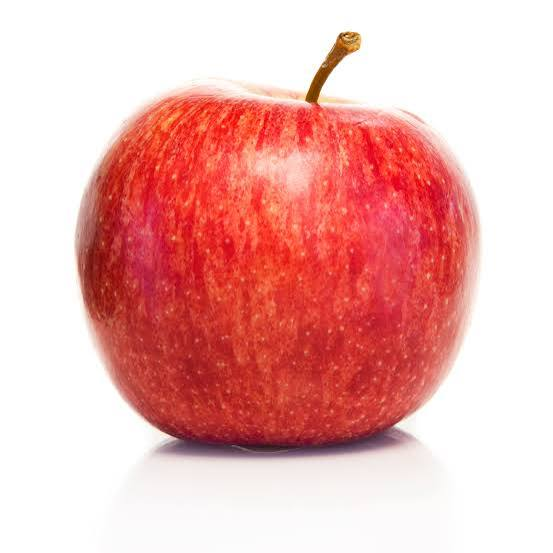
#> input picture materials/coursework/FCVG101_Task1B_BoMaNguon_Notebook/FCVG101_Task1B_Project/data/my_image.jpg, 553 x 553 px
$ python -i classical_cv.py   (imports and definitions only)   (older library calls are emulated)
#> lines starting #> are read from the running program, lines starting #| are printed output that depends on the picture; after the words box and inside, x2 and y2 are one past the last pixel; in counts of white or black regions, pixels touching at a corner belong together
"""Task 1B: filtering, Fourier, edge and feature matching helpers.

Includes transparent, reusable functions for an FCVG101 coursework project.
"""
from __future__ import annotations
from pathlib import Path
import cv2
import numpy as np


# [5 lines left out: function load_bgr, not called in this run]


def bgr_to_rgb(img):
    return cv2.cvtColor(img, cv2.COLOR_BGR2RGB)


def to_gray(bgr):
    return cv2.cvtColor(bgr, cv2.COLOR_BGR2GRAY)


# [85 lines left out: functions create_demo_scene, make_same_scene_variant, make_unrelated_scene, add_gaussian_noise, add_salt_pepper_noise, filtering_outputs and 1 more, not called in this run]


def psnr(ref,pred):
    e=mse(ref,pred)
    return float('inf') if e==0 else float(10*np.log10(255*255/e))


# [19 lines left out: function frequency_outputs, not called in this run]


def edges_outputs(gray, blur_kernel=5, sigma=1.2, low=80, high=160):
    smoothed=cv2.GaussianBlur(gray,(blur_kernel,blur_kernel),sigma)
    gx=cv2.Sobel(smoothed,cv2.CV_64F,1,0,ksize=3)
    gy=cv2.Sobel(smoothed,cv2.CV_64F,0,1,ksize=3)
    mag=np.hypot(gx,gy)
    orient=np.arctan2(gy,gx)
    canny=cv2.Canny(smoothed,low,high)
    return {'smoothed':smoothed,'gx':gx,'gy':gy,'magnitude':mag,
            'orientation':orient,'canny':canny}


# [36 lines left out: functions harris_points, sift_match, homography_inliers, draw_harris, not called in this run]

>>> import cv2
>>> picture = cv2.imread('../data/my_image.jpg', cv2.IMREAD_GRAYSCALE)
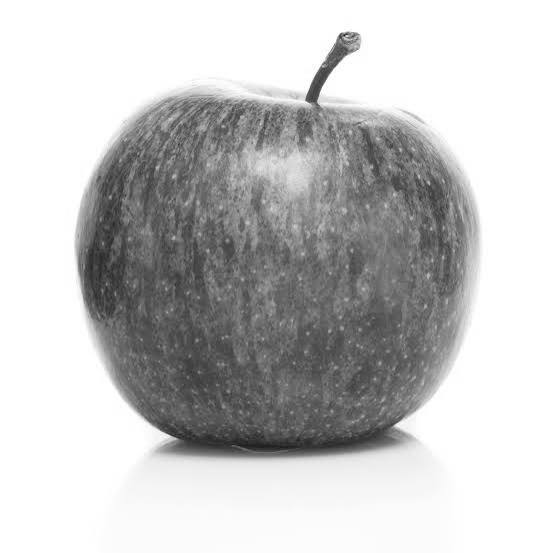
#> picture: shape (553, 553); min 19, max 255, mean 196.5
>>> result = edges_outputs(picture)
#> in edges_outputs, `gx=cv2.Sobel(smoothed,cv2.CV_64F,1,0,ksize=3)`:
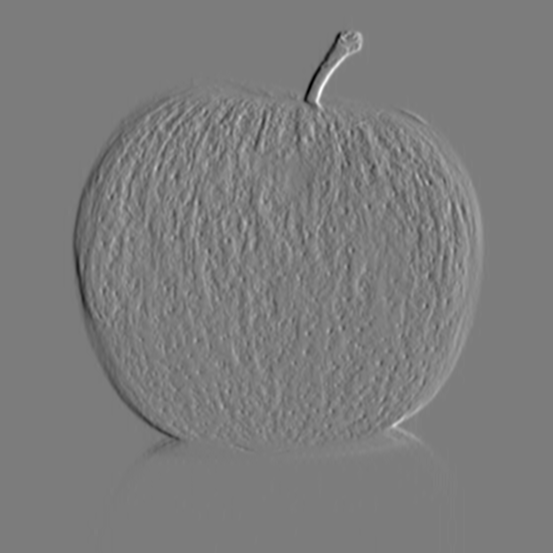
#> gx: shape (553, 553) float64; min -359, max 374, mean 0; drawn with min black and max white
#> in edges_outputs, `gy=cv2.Sobel(smoothed,cv2.CV_64F,0,1,ksize=3)`:
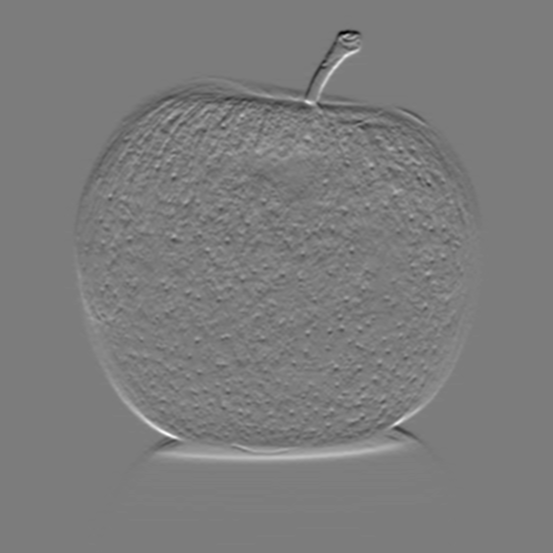
#> gy: shape (553, 553) float64; min -334, max 350, mean 0; drawn with min black and max white
#> in edges_outputs, `mag=np.hypot(gx,gy)`:
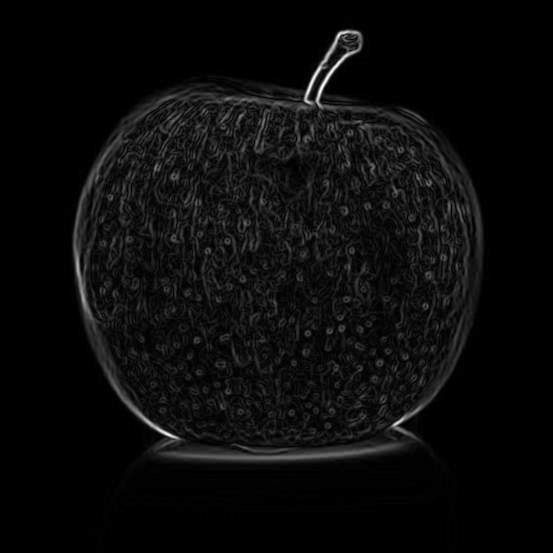
#> mag: shape (553, 553) float64; min 0, max 403.5, mean 17.8; drawn with min black and max white
#> in edges_outputs, `orient=np.arctan2(gy,gx)`:
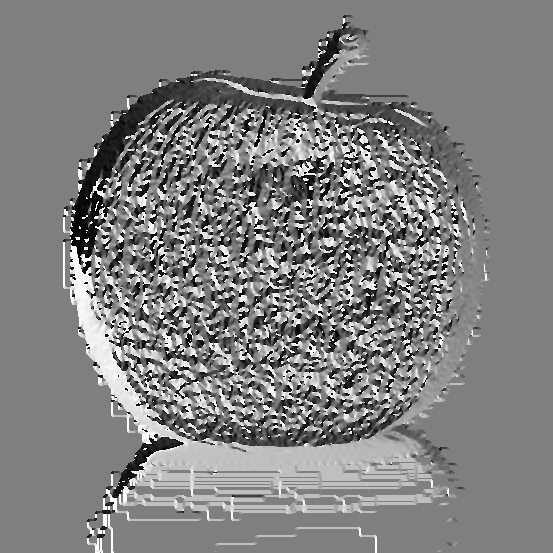
#> orient: shape (553, 553) float64; min -3.13, max 3.14, mean 0.033; drawn with min black and max white
#> in edges_outputs, `canny=cv2.Canny(smoothed,low,high)`:
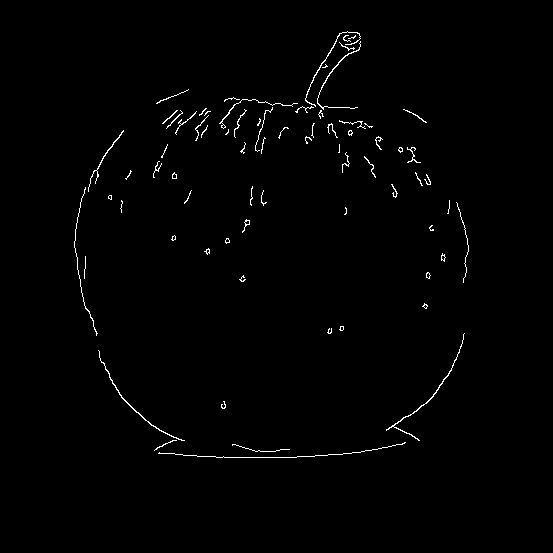
#> canny: shape (553, 553); 0.95% white in thin lines or dots, all inside (x1, y1, x2, y2) = (74, 31, 469, 458)
#> result = 6 items

$ run again, on materials/coursework/FCVG101_Task1B_BoMaNguon_Notebook/FCVG101_Task1B_Project/data/same_scene_transformed.png
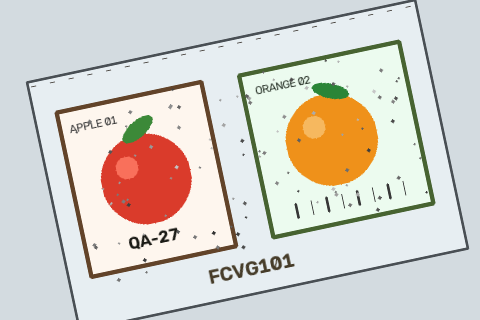
#> input picture materials/coursework/FCVG101_Task1B_BoMaNguon_Notebook/FCVG101_Task1B_Project/data/same_scene_transformed.png, 480 x 320 px
#> in edges_outputs, `orient=np.arctan2(gy,gx)`:
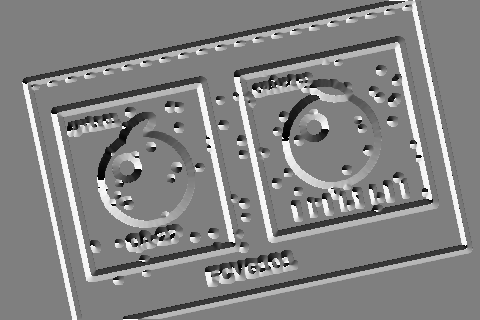
#> orient: shape (320, 480) float64; min -3.14, max 3.14, mean 0.0958; drawn with min black and max white
#> in edges_outputs, `canny=cv2.Canny(smoothed,low,high)`:
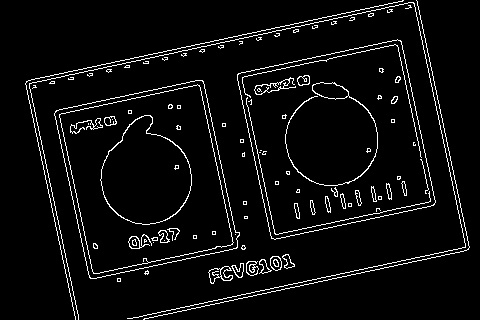
#> canny: shape (320, 480); 5.1% white in thin lines or dots
#> result = 6 items
